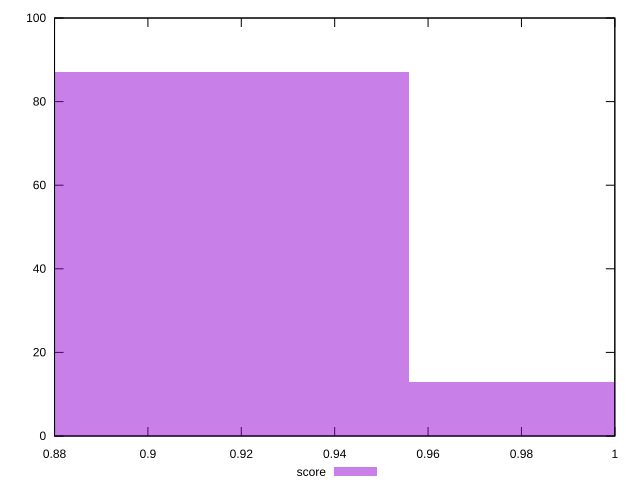

The script that saved this image:
reset

$score <<EOF
0.910414983710705 87
1.0014564820817755 13
EOF

set key outside below
set boxwidth 0.09104149837107049
set xrange [0.88:1]
set yrange [0:100]
set trange [0:100]
set style fill transparent solid 0.5 noborder
set terminal svg size 640, 490 enhanced background rgb 'white'
set output "reports/report_00033_2021-03-01T14-23-16.841Z/unused-css-rules/samples/astro-inner-cached/score/histogram.svg"

plot $score title "score" with boxes

reset
